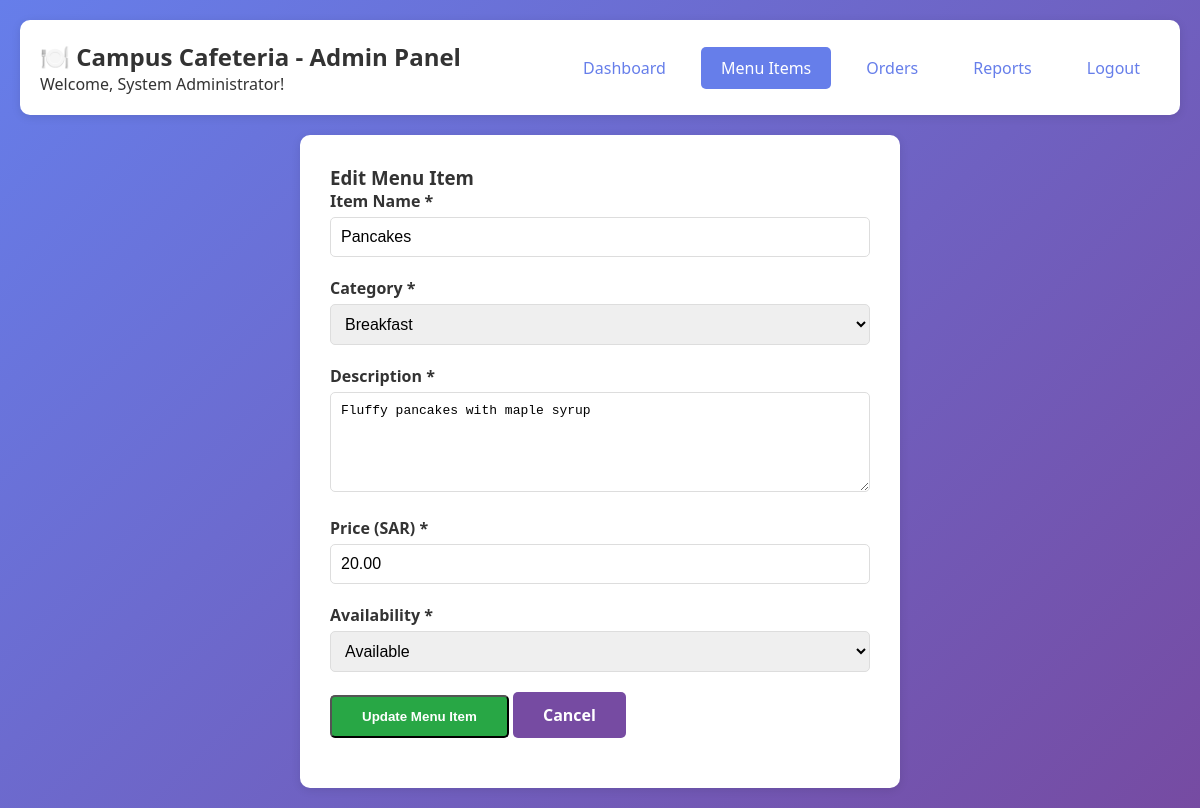
Screenshot of /admin/edit_menu.php?id=2 (signed in) with the database file from the repository.
### tables this page shows
CREATE TABLE IF NOT EXISTS menu_items (
    id INT PRIMARY KEY AUTO_INCREMENT,
    category_id INT,
    name VARCHAR(150) NOT NULL,
    description TEXT,
    price DECIMAL(10,2) NOT NULL,
    image VARCHAR(255),
    availability ENUM('available', 'unavailable') DEFAULT 'available',
    created_at TIMESTAMP DEFAULT CURRENT_TIMESTAMP,
    FOREIGN KEY (category_id) REFERENCES categories(id) ON DELETE SET NULL
);

CREATE TABLE IF NOT EXISTS categories (
    id INT PRIMARY KEY AUTO_INCREMENT,
    name VARCHAR(100) NOT NULL,
    description TEXT,
    created_at TIMESTAMP DEFAULT CURRENT_TIMESTAMP
);

### admin/edit_menu.php (the view, shortened to what this page needs)
<?php
require_once '../config/database.php';
$id = (int)$_GET['id'];
$categories_sql = "SELECT * FROM categories ORDER BY name";
$categories = $conn->query($categories_sql);
$item_sql = "SELECT * FROM menu_items WHERE id = $id";
$item_result = $conn->query($item_sql);
$item = $item_result->fetch_assoc();
?>
<!DOCTYPE html>
<html lang="en">
<head>
    <link rel="stylesheet" href="../css/style.css">
</head>
<body>
    <div class="admin-container">
        <div class="admin-header">
            <div>
                <h2>🍽️ Campus Cafeteria - Admin Panel</h2>
                <p>Welcome, <?php echo $_SESSION['admin_name']; ?>!</p>
            </div>
            <div class="admin-nav">
                <a href="dashboard.php">Dashboard</a>
                <a href="menu.php" class="active">Menu Items</a>
                <a href="orders.php">Orders</a>
                <a href="reports.php">Reports</a>
                <a href="logout.php">Logout</a>
            </div>
        </div>
        <div class="form-container">
            <h3>Edit Menu Item</h3>
            <form method="POST" action="">
                <div class="form-group">
                    <label>Item Name *</label>
                    <input type="text" name="name" value="<?php echo htmlspecialchars($item['name']); ?>" required>
                </div>
                <div class="form-group">
                    <label>Category *</label>
                    <select name="category_id" required>
                        <?php
                        $categories->data_seek(0);
                        while ($category = $categories->fetch_assoc()):
                        ?>
                            <option value="<?php echo $category['id']; ?>"
                                <?php echo ($category['id'] == $item['category_id']) ? 'selected' : ''; ?>>
                                <?php echo htmlspecialchars($category['name']); ?>
                            </option>
                        <?php endwhile; ?>
                    </select>
                </div>
                <div class="form-group">
                    <label>Description *</label>
                    <textarea name="description" required><?php echo htmlspecialchars($item['description']); ?></textarea>
                </div>
                <div class="form-group">
                    <label>Price (SAR) *</label>
                    <input type="number" name="price" step="0.01" min="0" value="<?php echo $item['price']; ?>" required>
                </div>
                <div class="form-group">
                    <label>Availability *</label>
                    <select name="availability" required>
                        <option value="available" <?php echo ($item['availability'] == 'available') ? 'selected' : ''; ?>>Available</option>
                    </select>
                </div>
                <div class="form-group">
                    <button type="submit" class="btn btn-success">Update Menu Item</button>
                    <a href="menu.php" class="btn btn-secondary">Cancel</a>
                </div>
            </form>
        </div>
    </div>
</body>
</html>

### css/style.css (style rules this page uses)
* { margin: 0; padding: 0; box-sizing: border-box; }
body { font-family: 'Segoe UI', Tahoma, Geneva, Verdana, sans-serif; background: linear-gradient(135deg, #667eea 0%, #764ba2 100%); min-height: 100vh; color: #333; }
.btn { display: inline-block; padding: 12px 30px; text-decoration: none; border-radius: 5px; font-weight: bold; transition: all 0.3s; }
.btn-secondary { background: #764ba2; color: white; }
.btn-success { background: #28a745; color: white; }
.admin-container { max-width: 1400px; margin: 0 auto; padding: 20px; }
.admin-header { background: white; padding: 20px; border-radius: 10px; margin-bottom: 20px; display: flex; justify-content: space-between; align-items: center; box-shadow: 0 2px 10px rgba(0,0,0,0.1); }
.admin-nav { display: flex; gap: 15px; }
.admin-nav a { padding: 10px 20px; text-decoration: none; color: #667eea; border-radius: 5px; transition: all 0.3s; }
.admin-nav a:hover, .admin-nav a.active { background: #667eea; color: white; }
.form-container { background: white; padding: 30px; border-radius: 10px; box-shadow: 0 2px 10px rgba(0,0,0,0.1); max-width: 600px; margin: 0 auto; }
.form-group { margin-bottom: 20px; }
.form-group label { display: block; margin-bottom: 5px; font-weight: bold; color: #333; }
.form-group input, .form-group select, .form-group textarea { width: 100%; padding: 10px; border: 1px solid #ddd; border-radius: 5px; font-size: 1em; }
.form-group textarea { resize: vertical; min-height: 100px; }

### rows the page displays
menu_items: name "Pancakes", category_id "Breakfast", description "Fluffy pancakes with maple syrup", price "20.00", availability "Available"

### other values shown
$_SESSION['admin_name'] "System Administrator"
